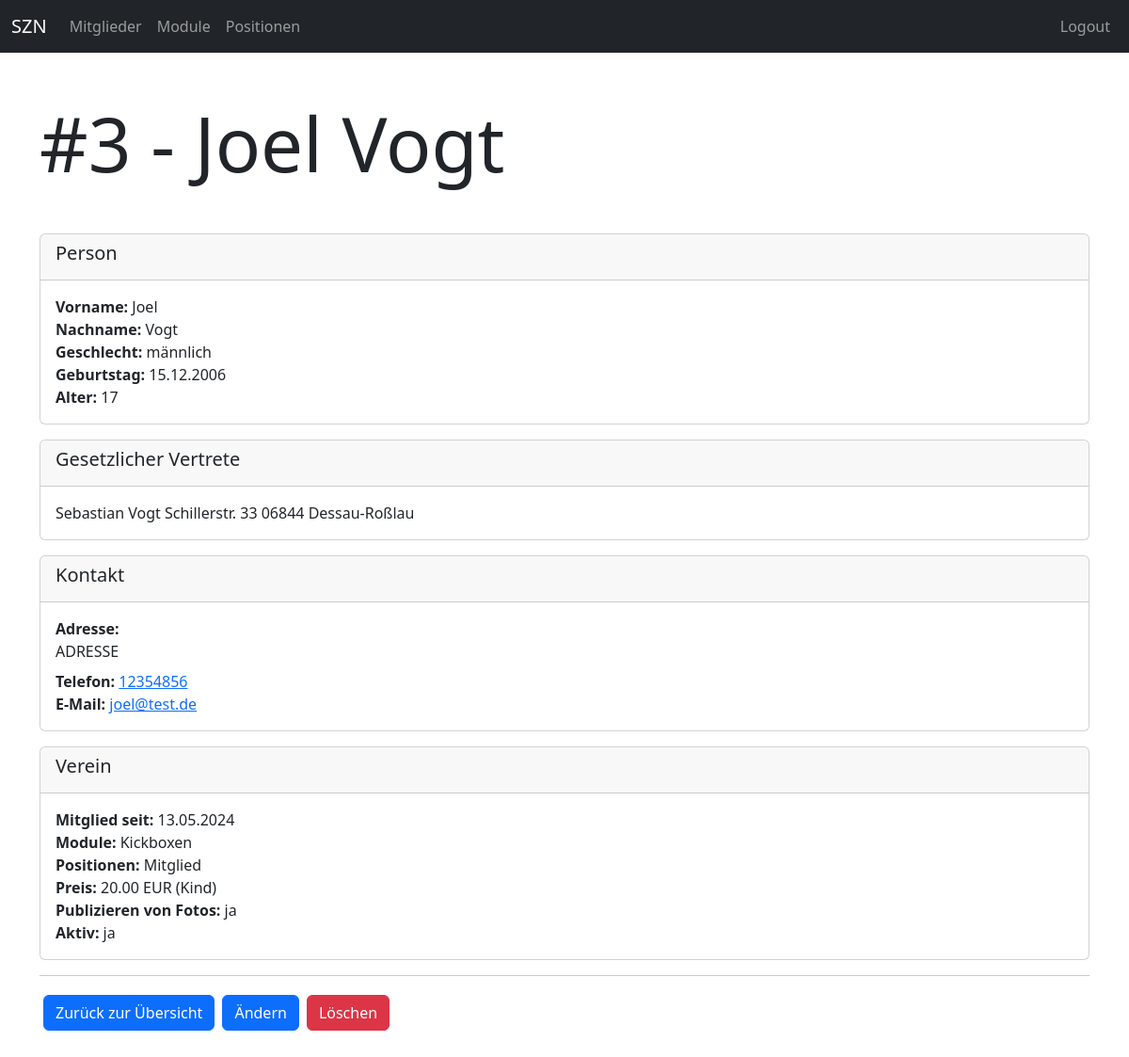
The page /members/member/3 (signed in) on the database its author committed.
### members/models.py (models this page shows, shortened)
class Member(models.Model):
    firstname = models.CharField(max_length=100)
    lastname = models.CharField(max_length=100)
    birthday = models.DateField()
    gender = models.ForeignKey(Gender, null=True, blank=True, on_delete=models.SET_NULL)
    adress = models.TextField()
    email = models.EmailField(blank=True)
    phone = models.CharField(max_length=100, blank=True)
    entry_date = models.DateField()
    account_details = models.TextField(blank=True)
    legal_representative = models.TextField(null=True, blank=True)
    positions = models.ManyToManyField(Position, blank=True)
    modules = models.ManyToManyField(Module, blank=True)
    licenses = models.ManyToManyField(License, blank=True)
    rate = models.ForeignKey(Rate, null=True, blank=True, on_delete=models.SET_NULL)
    chronic_diseases = models.TextField(null=True, blank=True)
    permanent_medication = models.TextField(null=True, blank=True)
    publish_fotos = models.BooleanField(default=False)
    is_active = models.BooleanField(default=True)
    @admin.display(description="Fullname")
    def get_fullname(self):
        return f"{self.firstname} {self.lastname}"
    @admin.display(description="Age")
    def get_age(self):
        now = datetime.now()
        b_day = datetime.strptime(str(self.birthday), "%Y-%m-%d")
        delta = now - b_day
        return math.floor(delta.days / 365)
    @admin.display(description="Modules")
    def get_modules_str(self):
        modules = self.modules.all().order_by("name")
        modules_list = [module.name for module in modules]
        return ", ".join(modules_list)
    @admin.display(description="Positions")
    def get_positions_str(self):
        positions = self.positions.all().order_by("name")
        positions_list = [position.name for position in positions]
        return ", ".join(positions_list)
    @admin.display(description="Licenses")
    def get_licenses_str(self):
        licenses = self.licenses.all().order_by("name")
        licenses_list = [license.name for license in licenses]
        return ", ".join(licenses_list)

class Gender(models.Model):
    name = models.CharField(max_length=100)

class Module(models.Model):
    name = models.CharField(max_length=255)

class Position(models.Model):
    name = models.CharField(max_length=255)

class Rate(models.Model):
    name = models.CharField(max_length=255)
    price = models.DecimalField(decimal_places=2, max_digits=5)

### members/views.py (the view)
# urls.py: path("member/<int:id>", views.member_detail, name="members-member-detail"),
def member_detail(request, id):
    if not request.user.is_authenticated:
        return helpers.not_auth_redirect()
    member = get_object_or_404(models.Member, id=id)
    return render(request, "members/member_detail.html", {
        "title": "Mitglied Detail",
        "id": id,
        "member": member
    })

### members/templates/members/member_detail.html (shortened to what this page needs)
{% extends "base_one_col.html" %}
{% block header %}
    <div class="mb-5">
        <h1 class="display-1">#{{ member.id }} - {{ member.get_fullname }}</h1>
    </div>
{% endblock %}
{% block main %}
<div class="card mb-3">
    <div class="card-header">
        <h5>Person</h5>
    </div>
    <div class="card-body">
        <div>
            <strong>Vorname: </strong>{{ member.firstname }}
        </div>
        <div>
            <strong>Nachname: </strong>{{ member.lastname }}
        </div>
        {% if member.gender %}
        <div>
            <strong>Geschlecht: </strong>{{ member.gender.name }}
        </div>
        {% endif %}
        <div>
            <strong>Geburtstag: </strong>{{ member.birthday|date:"d.m.Y" }}
        </div>
        <div>
            <strong>Alter: </strong>{{ member.get_age }}
        </div>
    </div>
</div>
{% if member.legal_representative %}
<div class="card mb-3">
    <div class="card-header">
        <h5>Gesetzlicher Vertrete</h5>
    </div>
    <div class="card-body">
        {{ member.legal_representative }}
    </div>
</div>
{% endif %}
<div class="card mb-3">
    <div class="card-header">
        <h5>Kontakt</h5>
    </div>
    <div class="card-body">
        <div class="mb-2">
            <strong>Adresse: </strong>
            <div>
                {{ member.adress|linebreaksbr }}
            </div>
        </div>
        <div>
            <strong>Telefon: </strong>
            <a href="tel:{{ member.phone }}">{{ member.phone }}</a>
        </div>
        <div>
            <strong>E-Mail: </strong>
            <a href="mailto:{{ member.email }}">{{ member.email }}</a>
        </div>
    </div>
</div>
<div class="card mb-3">
    <div class="card-header">
        <h5>Verein</h5>
    </div>
    <div class="card-body">
        <div>
            <strong>Mitglied seit: </strong>
            {{ member.entry_date|date:"d.m.Y" }}
        </div>
        {% if member.get_modules_str != "" %}
        <div>
            <strong>Module: </strong>
            {{ member.get_modules_str}}
        </div>
        {% endif %}
        {% if member.get_positions_str != "" %}
        <div>
            <strong>Positionen: </strong>
            {{ member.get_positions_str}}
        </div>
        {% endif %}
        <div>
            <strong>Preis: </strong>
            {{ member.rate.price}} EUR ({{ member.rate.name }})
        </div>
        <div>
            <strong>Publizieren von Fotos: </strong>
            {% if member.publish_fotos %}
                ja
            {% else %}
                nein
            {% endif %}
        </div>
        <div>
            <strong>Aktiv: </strong>
            {% if member.is_active %}
                ja
            {% else %}
                nein
            {% endif %}
        </div>
    </div>
</div>
<hr>
<div class="d-flex justify-content-start">
    <a class="btn btn-primary d-block m-1" href="{% url "members-index" %}">Zurück zur Übersicht</a>
    <a class="btn btn-primary d-block m-1" href="{% url "members-member-update" id=member.id %}">Ändern</a>
    <a class="btn btn-danger d-block m-1" href="{% url "members-member-delete" id=member.id %}">Löschen</a>
</div>
{% endblock %}

### rows shown on the page
Member: id "3", get_fullname "Joel Vogt", firstname "Joel", lastname "Vogt", gender.name "männlich", birthday "15.12.2006", get_age "17", legal_representative "Sebastian Vogt Schillerstr. 33 06844 Dessau-Roßlau", adress "ADRESSE", phone "12354856", email "joel@test.de", entry_date "13.05.2024", get_modules_str "Kickboxen", get_positions_str "Mitglied", rate.price "20.00", rate.name "Kind"
